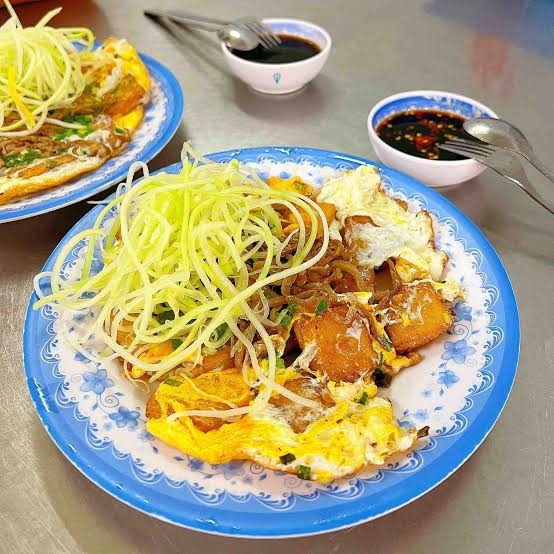
#> input picture dataset/bot_chien/3.jpg, 554 x 554 px
$ python -i prepare_dataset.py   (imports and definitions only)
#> lines starting #> are read from the running program, lines starting #| are printed output that depends on the picture
"""Audit dimensions/duplicates and freeze group-disjoint reference/dev/test splits."""

import hashlib
import json
import argparse
from collections import defaultdict
import numpy as np
from PIL import Image, ImageOps
from config import ROOT, MODEL_ID, MODEL_REVISION


def hashes(path):
#> called with path = '../../dataset/bot_chien/3.jpg'
    with Image.open(path) as image:
#> image is the input picture: PIL image 554x554 RGB; mean R, G, B 168.4, 159.8, 125.8
        image = ImageOps.exif_transpose(image).convert("L")
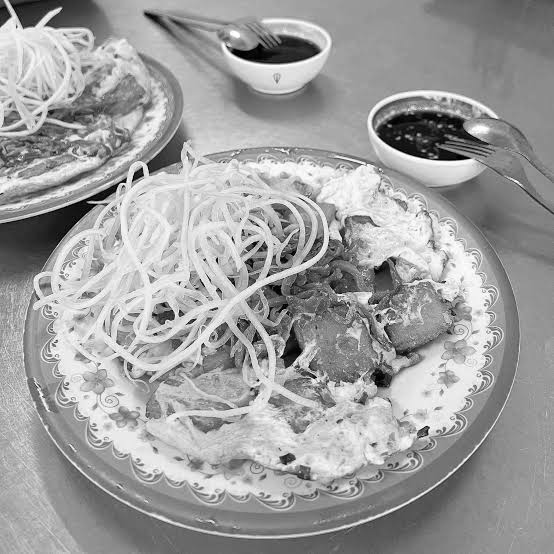
#> image: PIL image 554x554 L; min 0, max 255, mean 158.5
        small = np.asarray(image.resize((32, 32)), dtype=np.float64)
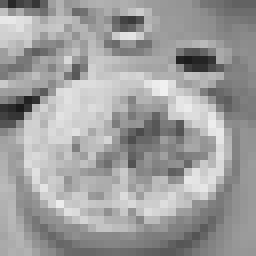
#> small: shape (32, 32) float64 (shown 8 times larger); min 26, max 240, mean 158.5
        basis = np.cos(np.pi * np.arange(8)[:, None] * (2 * np.arange(32) + 1) / 64)
        coefficients = basis @ small @ basis.T
        bits = coefficients.flatten()[1:] > np.median(coefficients.flatten()[1:])
        phash = int("".join("1" if x else "0" for x in bits), 2)
        tiny = np.asarray(image.resize((9, 8)), dtype=np.int16)
        bits = (tiny[:, 1:] > tiny[:, :-1]).flatten()
        dhash = int("".join("1" if x else "0" for x in bits), 2)
    return phash, dhash


# [92 lines left out: function prepare, not called in this run]


# [4 lines not run here, left out]

>>> result = hashes('../../dataset/bot_chien/3.jpg')
#> result = (5139587892570626123, 5218521623519713571)

$ run again, on dataset/bot_chien/1.jpg
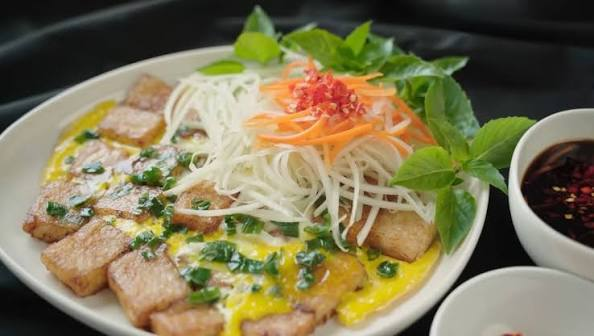
#> input picture dataset/bot_chien/1.jpg, 594 x 336 px
#> in hashes, image is the input picture: PIL image 594x336 RGB; mean R, G, B 127.8, 118.9, 85.7
#> in hashes, `image = ImageOps.exif_transpose(image).convert("L")`:
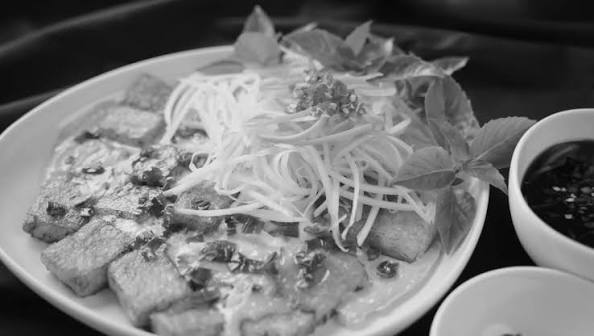
#> image: PIL image 594x336 L; min 0, max 240, mean 117.8
#> in hashes, `small = np.asarray(image.resize((32, 32)), dtype=np.float64)`:
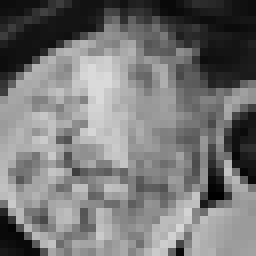
#> small: shape (32, 32) float64 (shown 8 times larger); min 0, max 218, mean 117.9
#> result = (4922191938552750288, 3522062988608916970)

$ run again, on dataset/bot_chien/10.jpg
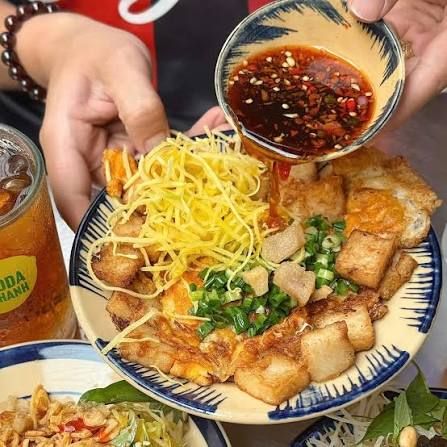
#> input picture dataset/bot_chien/10.jpg, 447 x 447 px
#> in hashes, image is the input picture: PIL image 447x447 RGB; mean R, G, B 162.7, 125.7, 80.5
#> in hashes, `image = ImageOps.exif_transpose(image).convert("L")`:
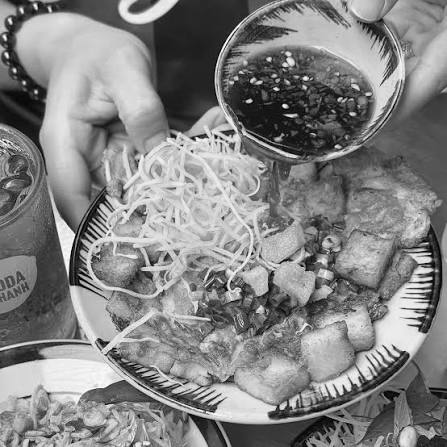
#> image: PIL image 447x447 L; min 0, max 255, mean 131.6
#> in hashes, `small = np.asarray(image.resize((32, 32)), dtype=np.float64)`:
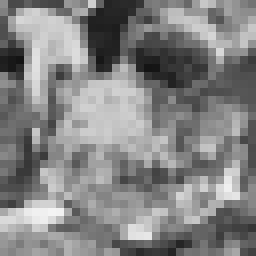
#> small: shape (32, 32) float64 (shown 8 times larger); min 20, max 244, mean 131.6
#> result = (4692874728503660124, 11283402608255341586)

$ run again, on dataset/bot_chien/2.jpg
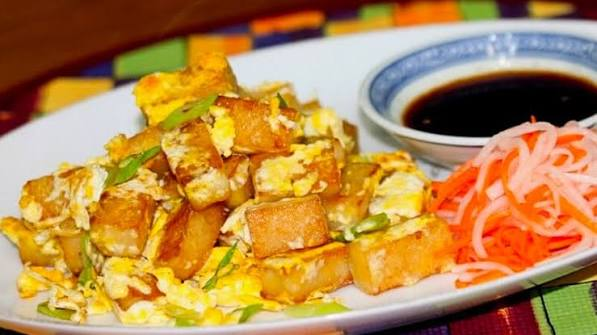
#> input picture dataset/bot_chien/2.jpg, 597 x 335 px
#> in hashes, image is the input picture: PIL image 597x335 RGB; mean R, G, B 182.1, 136.3, 75.6
#> in hashes, `image = ImageOps.exif_transpose(image).convert("L")`:
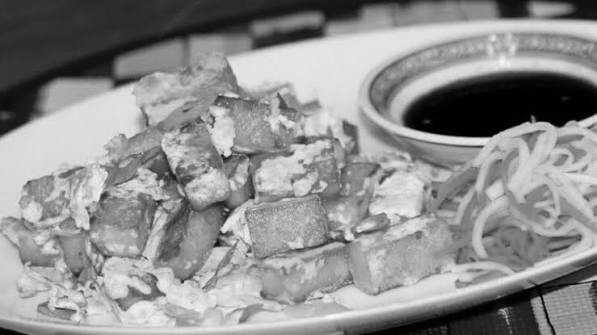
#> image: PIL image 597x335 L; min 0, max 252, mean 143.1
#> in hashes, `small = np.asarray(image.resize((32, 32)), dtype=np.float64)`:
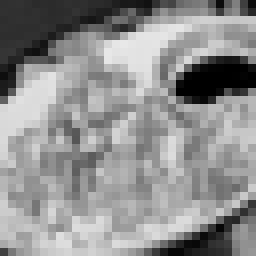
#> small: shape (32, 32) float64 (shown 8 times larger); min 0, max 232, mean 143.2
#> result = (6489976471618545746, 9002855304235936961)
